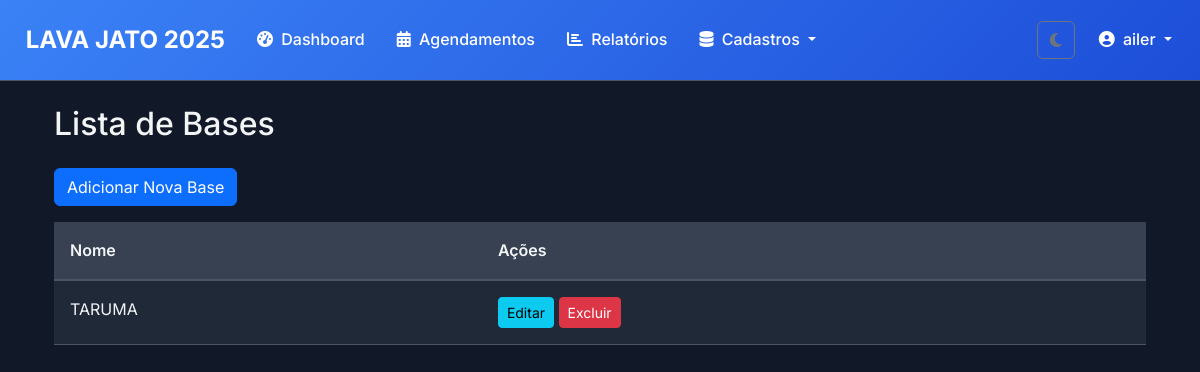
The app's page /bases/ (signed in), older data.
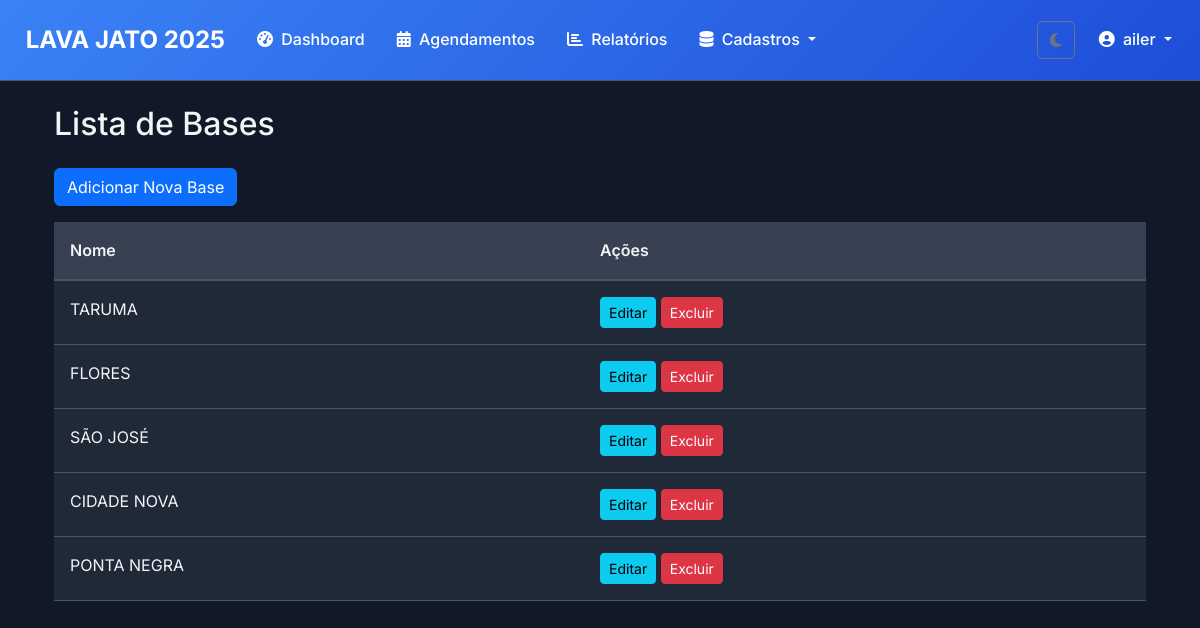
The same page, newer data.
### lavagens/models.py (models this page shows, shortened)
class Base(models.Model):
    nome = models.CharField(max_length=100, unique=True)
    class Meta:
        verbose_name = "Base"
        verbose_name_plural = "Bases"

### lavagens/views.py (the view)
# urls.py: path("bases/", lavagens_views.base_list, name="base_list"),
@login_required
def base_list(request):
    bases = Base.objects.all()
    return render(request, 'lavagens/base_list.html', {'bases': bases})

### templates/lavagens/base_list.html (shortened to what this page needs)
{% extends 'base/base.html' %}
{% block content %}
<div class="container mt-4">
    <h2 class="mb-4">Lista de Bases</h2>
    <a href="{% url 'base_create' %}" class="btn btn-primary mb-3">Adicionar Nova Base</a>
    <div class="table-responsive">
        <table class="table table-striped table-hover">
            <thead>
                <tr>
                    <th>Nome</th>
                    <th>Ações</th>
                </tr>
            </thead>
            <tbody>
                {% for base in bases %}
                <tr>
                    <td>{{ base.nome }}</td>
                    <td>
                        <a href="{% url 'base_update' base.pk %}" class="btn btn-sm btn-info">Editar</a>
                        <a href="{% url 'base_delete' base.pk %}" class="btn btn-sm btn-danger">Excluir</a>
                    </td>
                </tr>
                {% empty %}
                <tr>
                    <td colspan="2">Nenhuma base cadastrada.</td>
                </tr>
                {% endfor %}
            </tbody>
        </table>
    </div>
</div>
{% endblock %}

Row changes from the older to the newer data that the page shows:
added Base: nome "FLORES"
added Base: nome "SÃO JOSÉ"
added Base: nome "CIDADE NOVA"
added Base: nome "PONTA NEGRA"
